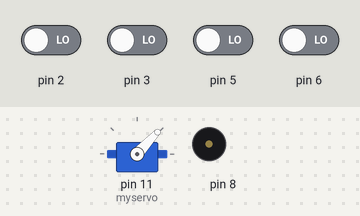
The sketch below on a simulated Arduino Uno, built with avr-gcc and run on an emulated ATmega328P. Parts: servo, buzzer (waves = sounding). The inputs (shaded band) are chosen by the test bench; at power-on: pin 2, pin 3, pin 5, pin 6 LOW.

Above: at 4.4 s.
4.5 s: pin 2 driven HIGH
At 5.64 s:
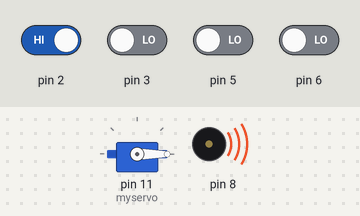
At 7.26 s:
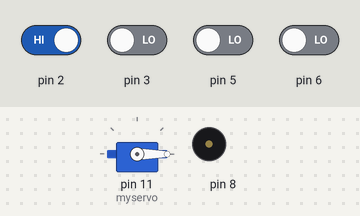
Timing chart, 0 to 14.0 s (numbered marks = the images above; inputs shaded):
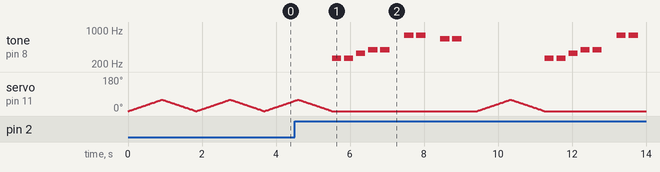

The sketch:

blueDanube.ino
```cpp
/*
   Blue Danube Instrument
   Kahini Achrekar
   DesInv 23- SUmmer 2020

   The Blue Danube by Johann Strauss II
   Simplified Score: makingmusicfun.net

*/

#include "pitches.h"
#include <Servo.h>

Servo myservo;
int pos = 0;    // variable to store the servo position

// notes in the melody:
int melodyOne[] = {
  NOTE_C4, NOTE_C4, NOTE_E4, NOTE_G4, NOTE_G4, 0, NOTE_G5, NOTE_G5, 0 , NOTE_E5, NOTE_E5, 0
};

int melodyTwo[] = {
  NOTE_C4, NOTE_C4, NOTE_E4, NOTE_G4, NOTE_G4, 0, NOTE_G5, NOTE_G5, 0 , NOTE_F5, NOTE_F5, 0
};

int melodyThree[] = {
  NOTE_B4, NOTE_B4, NOTE_D4, NOTE_A4, NOTE_A4, 0, NOTE_A5, NOTE_A5, 0 , NOTE_F5, NOTE_F5, 0
};

int melodyFour[] = {
  NOTE_B4, NOTE_B4, NOTE_D4, NOTE_A4, NOTE_A4, 0, NOTE_A5, NOTE_A5, 0 , NOTE_E5, NOTE_E5, 0
};

// note durations: 4 = quarter note, 8 = eighth note, etc.:
int noteDurations[] = {
  4, 4, 4, 4, 4, 4, 4, 4, 4, 4, 4, 4
};

void setup() {
   myservo.attach(11);

}


void loop() {
  int switchOne = digitalRead(2);
  int switchTwo = digitalRead(3);
  int switchThree = digitalRead(5);
  int switchFour = digitalRead(6);

  if (switchOne == HIGH) {
    // iterate over the notes of the melody:
    for (int thisNote = 0; thisNote < 12; thisNote++) {

      // to calculate the note duration
      int noteDuration = 1000 / noteDurations[thisNote];
      tone(8, melodyOne[thisNote], noteDuration);
      int pauseBetweenNotes = noteDuration * 1.30;
      delay(pauseBetweenNotes);
      // stop the tone playing:
      noTone(8);
    }
  }

    if (switchTwo == HIGH) {
      // iterate over the notes of the melody:
      for (int thisNote = 0; thisNote < 12; thisNote++) {

        // to calculate the note duration
        int noteDuration = 1000 / noteDurations[thisNote];
        tone(8, melodyTwo[thisNote], noteDuration);
        int pauseBetweenNotes = noteDuration * 1.30;
        delay(pauseBetweenNotes);
        // stop the tone playing:
        noTone(8);
      }
    }

      if (switchThree == HIGH) {
        // iterate over the notes of the melody:
        for (int thisNote = 0; thisNote < 12; thisNote++) {

          // to calculate the note duration
          int noteDuration = 1000 / noteDurations[thisNote];
          tone(8, melodyThree[thisNote], noteDuration);
          int pauseBetweenNotes = noteDuration * 1.30;
          delay(pauseBetweenNotes);
          // stop the tone playing:
          noTone(8);
        }
      }

        if (switchFour == HIGH) {
          // iterate over the notes of the melody:
          for (int thisNote = 0; thisNote < 12; thisNote++) {

            // to calculate the note duration
            int noteDuration = 1000 / noteDurations[thisNote];
            tone(8, melodyFour[thisNote], noteDuration);
            int pauseBetweenNotes = noteDuration * 1.30;
            delay(pauseBetweenNotes);
            // stop the tone playing:
            noTone(8);
          }
        }

        for (pos = 0; pos <= 60; pos += 1) {
    // in steps of 1 degree
    myservo.write(pos);
    delay(15);
  }
  for (pos = 60; pos >= 0; pos -= 1) {
    myservo.write(pos);
    delay(15);
  }

      }
```

pitches.h
```cpp
/*************************************************
 * Public Constants
 *************************************************/

#define NOTE_B0  31
#define NOTE_C1  33
#define NOTE_CS1 35
#define NOTE_D1  37
#define NOTE_DS1 39
#define NOTE_E1  41
#define NOTE_F1  44
#define NOTE_FS1 46
#define NOTE_G1  49
#define NOTE_GS1 52
#define NOTE_A1  55
#define NOTE_AS1 58
#define NOTE_B1  62
#define NOTE_C2  65
#define NOTE_CS2 69
#define NOTE_D2  73
#define NOTE_DS2 78
#define NOTE_E2  82
#define NOTE_F2  87
#define NOTE_FS2 93
#define NOTE_G2  98
#define NOTE_GS2 104
#define NOTE_A2  110
#define NOTE_AS2 117
#define NOTE_B2  123
#define NOTE_C3  131
#define NOTE_CS3 139
#define NOTE_D3  147
#define NOTE_DS3 156
#define NOTE_E3  165
#define NOTE_F3  175
#define NOTE_FS3 185
#define NOTE_G3  196
#define NOTE_GS3 208
#define NOTE_A3  220
#define NOTE_AS3 233
#define NOTE_B3  247
#define NOTE_C4  262
#define NOTE_CS4 277
#define NOTE_D4  294
#define NOTE_DS4 311
#define NOTE_E4  330
#define NOTE_F4  349
#define NOTE_FS4 370
#define NOTE_G4  392
#define NOTE_GS4 415
#define NOTE_A4  440
#define NOTE_AS4 466
#define NOTE_B4  494
#define NOTE_C5  523
#define NOTE_CS5 554
#define NOTE_D5  587
#define NOTE_DS5 622
#define NOTE_E5  659
#define NOTE_F5  698
#define NOTE_FS5 740
#define NOTE_G5  784
#define NOTE_GS5 831
#define NOTE_A5  880
#define NOTE_AS5 932
#define NOTE_B5  988
#define NOTE_C6  1047
#define NOTE_CS6 1109
#define NOTE_D6  1175
#define NOTE_DS6 1245
#define NOTE_E6  1319
#define NOTE_F6  1397
#define NOTE_FS6 1480
#define NOTE_G6  1568
#define NOTE_GS6 1661
#define NOTE_A6  1760
#define NOTE_AS6 1865
#define NOTE_B6  1976
#define NOTE_C7  2093
#define NOTE_CS7 2217
#define NOTE_D7  2349
#define NOTE_DS7 2489
#define NOTE_E7  2637
#define NOTE_F7  2794
#define NOTE_FS7 2960
#define NOTE_G7  3136
#define NOTE_GS7 3322
#define NOTE_A7  3520
#define NOTE_AS7 3729
#define NOTE_B7  3951
#define NOTE_C8  4186
#define NOTE_CS8 4435
#define NOTE_D8  4699
#define NOTE_DS8 4978
```

Measured:
- after the input at 4.5 s, tone on pin 8: plays 262 Hz for 0.25 s, 262 Hz for 0.25 s, 330 Hz for 0.25 s, 392 Hz for 0.25 s, 392 Hz for 0.25 s, 784 Hz for 0.25 s … (16 notes in this stretch), starting after 1.0 s
